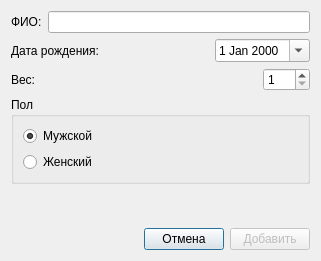
<?xml version="1.0" encoding="UTF-8"?>
<ui version="4.0">
 <class>AddPatientDialog</class>
 <widget class="QDialog" name="AddPatientDialog">
  <property name="geometry">
   <rect>
    <x>0</x>
    <y>0</y>
    <width>321</width>
    <height>261</height>
   </rect>
  </property>
  <layout class="QVBoxLayout" name="verticalLayout_2">
   <item>
    <layout class="QHBoxLayout" name="horizontalLayout_2">
     <item>
      <widget class="QLabel" name="fioLabel">
       <property name="text">
        <string>ФИО:</string>
       </property>
       <property name="buddy">
        <cstring>fioEdit</cstring>
       </property>
      </widget>
     </item>
     <item>
      <widget class="QLineEdit" name="fioEdit"/>
     </item>
    </layout>
   </item>
   <item>
    <layout class="QHBoxLayout" name="horizontalLayout_3">
     <item>
      <widget class="QLabel" name="dobLabel">
       <property name="sizePolicy">
        <sizepolicy hsizetype="Preferred" vsizetype="Preferred">
         <horstretch>0</horstretch>
         <verstretch>0</verstretch>
        </sizepolicy>
       </property>
       <property name="text">
        <string>Дата рождения:</string>
       </property>
       <property name="buddy">
        <cstring>dateEdit</cstring>
       </property>
      </widget>
     </item>
     <item>
      <widget class="QDateEdit" name="dateEdit">
       <property name="sizePolicy">
        <sizepolicy hsizetype="Maximum" vsizetype="Fixed">
         <horstretch>0</horstretch>
         <verstretch>0</verstretch>
        </sizepolicy>
       </property>
       <property name="calendarPopup">
        <bool>true</bool>
       </property>
      </widget>
     </item>
    </layout>
   </item>
   <item>
    <layout class="QHBoxLayout" name="horizontalLayout_5">
     <item>
      <widget class="QLabel" name="label_4">
       <property name="sizePolicy">
        <sizepolicy hsizetype="Preferred" vsizetype="Preferred">
         <horstretch>0</horstretch>
         <verstretch>0</verstretch>
        </sizepolicy>
       </property>
       <property name="text">
        <string>Вес:</string>
       </property>
       <property name="buddy">
        <cstring>weightBox</cstring>
       </property>
      </widget>
     </item>
     <item>
      <widget class="QSpinBox" name="weightBox">
       <property name="sizePolicy">
        <sizepolicy hsizetype="Maximum" vsizetype="Fixed">
         <horstretch>0</horstretch>
         <verstretch>0</verstretch>
        </sizepolicy>
       </property>
       <property name="minimum">
        <number>1</number>
       </property>
       <property name="maximum">
        <number>300</number>
       </property>
      </widget>
     </item>
    </layout>
   </item>
   <item>
    <widget class="QGroupBox" name="sexBox">
     <property name="title">
      <string>Пол</string>
     </property>
     <layout class="QVBoxLayout" name="verticalLayout">
      <item>
       <widget class="QRadioButton" name="menButton">
        <property name="text">
         <string>Мужской</string>
        </property>
        <property name="checkable">
         <bool>true</bool>
        </property>
        <property name="checked">
         <bool>true</bool>
        </property>
       </widget>
      </item>
      <item>
       <widget class="QRadioButton" name="womenButton">
        <property name="text">
         <string>Женский</string>
        </property>
       </widget>
      </item>
     </layout>
    </widget>
   </item>
   <item>
    <spacer name="verticalSpacer">
     <property name="orientation">
      <enum>Qt::Vertical</enum>
     </property>
     <property name="sizeHint" stdset="0">
      <size>
       <width>20</width>
       <height>1</height>
      </size>
     </property>
    </spacer>
   </item>
   <item>
    <layout class="QHBoxLayout" name="horizontalLayout">
     <item>
      <spacer name="horizontalSpacer">
       <property name="orientation">
        <enum>Qt::Horizontal</enum>
       </property>
       <property name="sizeHint" stdset="0">
        <size>
         <width>40</width>
         <height>20</height>
        </size>
       </property>
      </spacer>
     </item>
     <item>
      <widget class="QPushButton" name="cancelButton">
       <property name="text">
        <string>Отмена</string>
       </property>
      </widget>
     </item>
     <item>
      <widget class="QPushButton" name="addButton">
       <property name="enabled">
        <bool>false</bool>
       </property>
       <property name="text">
        <string>Добавить</string>
       </property>
      </widget>
     </item>
    </layout>
   </item>
  </layout>
 </widget>
 <resources/>
 <connections>
  <connection>
   <sender>cancelButton</sender>
   <signal>clicked()</signal>
   <receiver>AddPatientDialog</receiver>
   <slot>reject()</slot>
   <hints>
    <hint type="sourcelabel">
     <x>190</x>
     <y>225</y>
    </hint>
    <hint type="destinationlabel">
     <x>23</x>
     <y>225</y>
    </hint>
   </hints>
  </connection>
  <connection>
   <sender>fioEdit</sender>
   <signal>textChanged(QString)</signal>
   <receiver>AddPatientDialog</receiver>
   <slot>onDataChanged()</slot>
   <hints>
    <hint type="sourcelabel">
     <x>91</x>
     <y>23</y>
    </hint>
    <hint type="destinationlabel">
     <x>64</x>
     <y>39</y>
    </hint>
   </hints>
  </connection>
  <connection>
   <sender>dateEdit</sender>
   <signal>dateChanged(QDate)</signal>
   <receiver>AddPatientDialog</receiver>
   <slot>onDataChanged()</slot>
   <hints>
    <hint type="sourcelabel">
     <x>233</x>
     <y>58</y>
    </hint>
    <hint type="destinationlabel">
     <x>154</x>
     <y>79</y>
    </hint>
   </hints>
  </connection>
 </connections>
 <slots>
  <slot>onDataChanged()</slot>
 </slots>
</ui>
